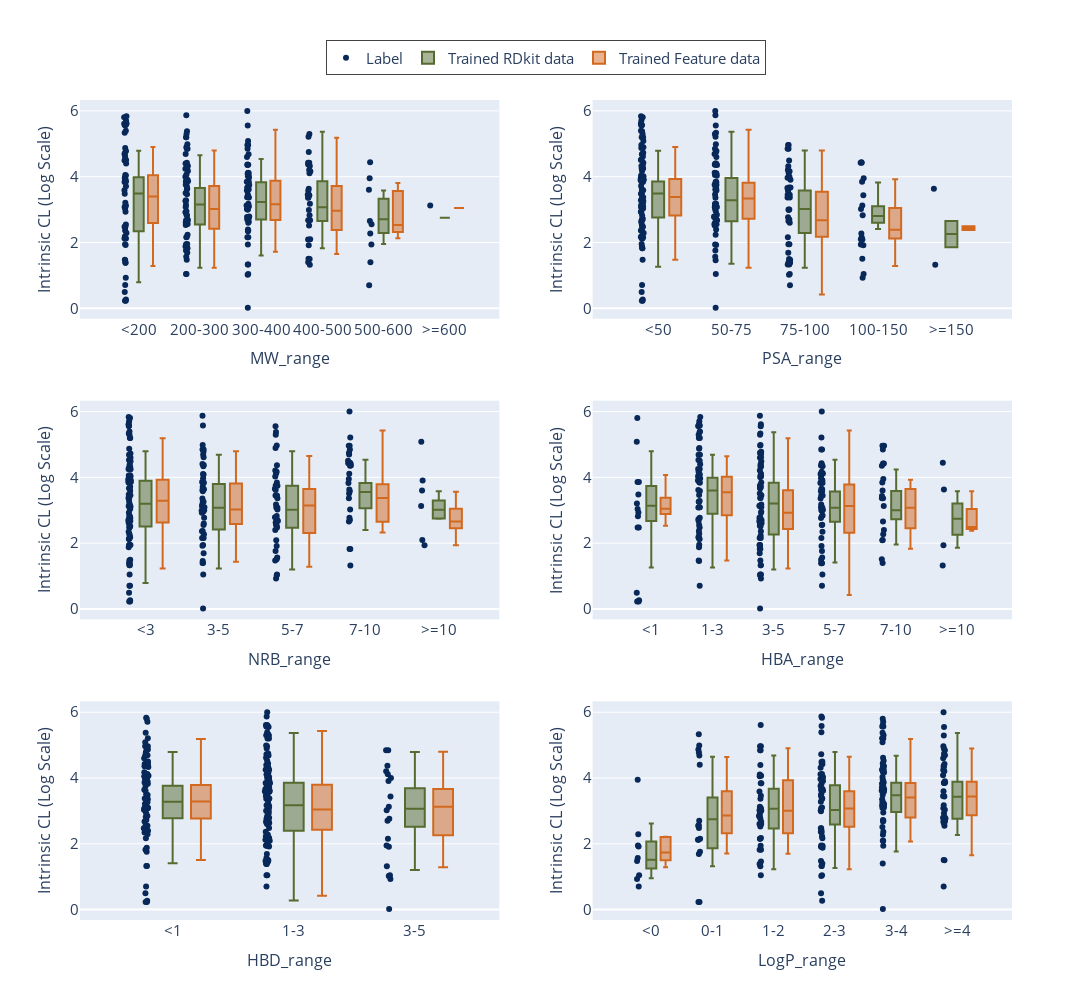

Notebook code for this chart:
### Code cell
import os
import pandas as pd
import numpy as np

import plotly.graph_objects as go
from plotly.subplots import make_subplots


rdkit_result_path = f"./results/1_config_sweep/rdkit_mlp_newdata_nonvivo_sort_seed2334_r2_0.131/results.csv"
feature_result_path = f"./results/1_config_sweep/features_mlp_newdata_nonvivo_sort_seed2334_r2_0.210/results.csv"
## -- predict plot save -- ##
x_axisName = ["MW_range", "PSA_range", "NRB_range", "HBA_range", "HBD_range", "LogP_range"]

MW_label = ["<200", "200-300", "300-400", "400-500", "500-600",">=600"]
PSA_label = ["<50", "50-75", "75-100", "100-150", ">=150"]
NRB_label = ["<3", "3-5", "5-7", "7-10", ">=10"]
HBA_label = ["<1", "1-3", "3-5", "5-7", "7-10", ">=10"]
HBD_label = ["<1", "1-3", "3-5", "5-7", "7-10", ">=10"]
LogP_label = ["<0", "0-1", "1-2", "2-3", "3-4",">=4"]

category_list = [MW_label, PSA_label, NRB_label, HBA_label, HBD_label, LogP_label]

df_rdkit = pd.read_csv(rdkit_result_path)
df_feature = pd.read_csv(feature_result_path)

y_labels, y_rdkit, y_feature = df_rdkit['Clint'], df_rdkit['predict'], df_feature['predict']
fig = make_subplots(rows=3, cols=2)

showlegend=True

for idx, axisName in enumerate(x_axisName):
    x_labels = df_rdkit[axisName]
    row_numb, col_numb = (idx // 2) + 1, (idx % 2) + 1
    
    fig.add_trace(go.Box(x=x_labels, y=y_labels,
                        name="Label",
                        # jitter=0.3,
                        pointpos=0.2,
                        # width=0.3,
                        boxpoints='all', # represent all points
                        marker_color='rgb(7,40,89)',
                        line_color='rgba(0,0,0,0)',
                        fillcolor= 'rgba(0,0,0,0)',
                        legendgroup=f"a",
                        showlegend=showlegend,
                        offsetgroup='a'), row=row_numb, col=col_numb)
    
    fig.add_trace(go.Box(x=x_labels, y=y_rdkit,
                        name="Trained RDkit data",
                        # jitter=0,
                        # pointpos=0,
                        # width=0.3,
                        boxpoints='all', # represent all points
                        marker_color='rgba(0,0,0,0)',
                        line_color='darkolivegreen',
                        legendgroup=f"b",
                        showlegend=showlegend,
                        offsetgroup='b'), row=row_numb, col=col_numb)
    
    fig.add_trace(go.Box(x=x_labels, y=y_feature,
                        name="Trained Feature data",
                        # jitter=0.3,
                        # pointpos=0,
                        # width=0.2,
                        boxpoints='all', # represent all points
                        marker_color='rgba(0,0,0,0)',
                        line_color='chocolate',
                        legendgroup=f"c",
                        showlegend=showlegend,
                        offsetgroup='c'), row=row_numb, col=col_numb)
        
    fig.update_xaxes(title_text=x_axisName[idx], categoryorder='array', categoryarray= category_list[idx], row=row_numb, col=col_numb, 
                     title_font=dict(size=16), 
                     tickfont=dict(size=15))
    
    fig.update_yaxes(title_text='Intrinsic CL (Log Scale)', row=row_numb, col=col_numb, 
                     title_font=dict(size=16), 
                     tickfont=dict(size=15))

    showlegend=False

fig.update_layout(
    height=1000, 
    width=1400,
    boxmode='group',
    legend=dict(orientation='h', yanchor="bottom", y=1.03, xanchor="center", x=0.5, borderwidth=1, font=dict(size=15))
)

# fig.write_image(os.path.join("../", save_path))
# fig.write_image(save_path)
# fig.write_image("Clint_prediction_distribution_feature.pdf", format="pdf")
fig.write_image("Clint_prediction_distribution.pdf", format="pdf")
fig.show()

### Figure 1 — Plotly figure (JSON) as saved in the notebook; plotly's stock layout.template omitted (floating-point values rounded to 4 significant figures; data arrays with more than 128 entries replaced by an {"elided": "..."} marker saying what was removed)
{"data": [{"boxpoints": "all", "fillcolor": "rgba(0,0,0,0)", "legendgroup": "a", "line": {"color": "rgba(0,0,0,0)"}, "marker": {"color": "rgb(7,40,89)"}, "name": "Label", "offsetgroup": "a", "pointpos": 0.2, "showlegend": true, "type": "box", "x": {"elided": "216 str values"}, "xaxis": "x", "y": {"elided": "216 float values"}, "yaxis": "y"}, {"boxpoints": "all", "legendgroup": "b", "line": {"color": "darkolivegreen"}, "marker": {"color": "rgba(0,0,0,0)"}, "name": "Trained RDkit data", "offsetgroup": "b", "showlegend": true, "type": "box", "x": {"elided": "216 str values"}, "xaxis": "x", "y": {"elided": "216 float values"}, "yaxis": "y"}, {"boxpoints": "all", "legendgroup": "c", "line": {"color": "chocolate"}, "marker": {"color": "rgba(0,0,0,0)"}, "name": "Trained Feature data", "offsetgroup": "c", "showlegend": true, "type": "box", "x": {"elided": "216 str values"}, "xaxis": "x", "y": {"elided": "216 float values"}, "yaxis": "y"}, {"boxpoints": "all", "fillcolor": "rgba(0,0,0,0)", "legendgroup": "a", "line": {"color": "rgba(0,0,0,0)"}, "marker": {"color": "rgb(7,40,89)"}, "name": "Label", "offsetgroup": "a", "pointpos": 0.2, "showlegend": false, "type": "box", "x": {"elided": "216 str values"}, "xaxis": "x2", "y": {"elided": "216 float values"}, "yaxis": "y2"}, {"boxpoints": "all", "legendgroup": "b", "line": {"color": "darkolivegreen"}, "marker": {"color": "rgba(0,0,0,0)"}, "name": "Trained RDkit data", "offsetgroup": "b", "showlegend": false, "type": "box", "x": {"elided": "216 str values"}, "xaxis": "x2", "y": {"elided": "216 float values"}, "yaxis": "y2"}, {"boxpoints": "all", "legendgroup": "c", "line": {"color": "chocolate"}, "marker": {"color": "rgba(0,0,0,0)"}, "name": "Trained Feature data", "offsetgroup": "c", "showlegend": false, "type": "box", "x": {"elided": "216 str values"}, "xaxis": "x2", "y": {"elided": "216 float values"}, "yaxis": "y2"}, {"boxpoints": "all", "fillcolor": "rgba(0,0,0,0)", "legendgroup": "a", "line": {"color": "rgba(0,0,0,0)"}, "marker": {"color": "rgb(7,40,89)"}, "name": "Label", "offsetgroup": "a", "pointpos": 0.2, "showlegend": false, "type": "box", "x": {"elided": "216 str values"}, "xaxis": "x3", "y": {"elided": "216 float values"}, "yaxis": "y3"}, {"boxpoints": "all", "legendgroup": "b", "line": {"color": "darkolivegreen"}, "marker": {"color": "rgba(0,0,0,0)"}, "name": "Trained RDkit data", "offsetgroup": "b", "showlegend": false, "type": "box", "x": {"elided": "216 str values"}, "xaxis": "x3", "y": {"elided": "216 float values"}, "yaxis": "y3"}, {"boxpoints": "all", "legendgroup": "c", "line": {"color": "chocolate"}, "marker": {"color": "rgba(0,0,0,0)"}, "name": "Trained Feature data", "offsetgroup": "c", "showlegend": false, "type": "box", "x": {"elided": "216 str values"}, "xaxis": "x3", "y": {"elided": "216 float values"}, "yaxis": "y3"}, {"boxpoints": "all", "fillcolor": "rgba(0,0,0,0)", "legendgroup": "a", "line": {"color": "rgba(0,0,0,0)"}, "marker": {"color": "rgb(7,40,89)"}, "name": "Label", "offsetgroup": "a", "pointpos": 0.2, "showlegend": false, "type": "box", "x": {"elided": "216 str values"}, "xaxis": "x4", "y": {"elided": "216 float values"}, "yaxis": "y4"}, {"boxpoints": "all", "legendgroup": "b", "line": {"color": "darkolivegreen"}, "marker": {"color": "rgba(0,0,0,0)"}, "name": "Trained RDkit data", "offsetgroup": "b", "showlegend": false, "type": "box", "x": {"elided": "216 str values"}, "xaxis": "x4", "y": {"elided": "216 float values"}, "yaxis": "y4"}, {"boxpoints": "all", "legendgroup": "c", "line": {"color": "chocolate"}, "marker": {"color": "rgba(0,0,0,0)"}, "name": "Trained Feature data", "offsetgroup": "c", "showlegend": false, "type": "box", "x": {"elided": "216 str values"}, "xaxis": "x4", "y": {"elided": "216 float values"}, "yaxis": "y4"}, {"boxpoints": "all", "fillcolor": "rgba(0,0,0,0)", "legendgroup": "a", "line": {"color": "rgba(0,0,0,0)"}, "marker": {"color": "rgb(7,40,89)"}, "name": "Label", "offsetgroup": "a", "pointpos": 0.2, "showlegend": false, "type": "box", "x": {"elided": "216 str values"}, "xaxis": "x5", "y": {"elided": "216 float values"}, "yaxis": "y5"}, {"boxpoints": "all", "legendgroup": "b", "line": {"color": "darkolivegreen"}, "marker": {"color": "rgba(0,0,0,0)"}, "name": "Trained RDkit data", "offsetgroup": "b", "showlegend": false, "type": "box", "x": {"elided": "216 str values"}, "xaxis": "x5", "y": {"elided": "216 float values"}, "yaxis": "y5"}, {"boxpoints": "all", "legendgroup": "c", "line": {"color": "chocolate"}, "marker": {"color": "rgba(0,0,0,0)"}, "name": "Trained Feature data", "offsetgroup": "c", "showlegend": false, "type": "box", "x": {"elided": "216 str values"}, "xaxis": "x5", "y": {"elided": "216 float values"}, "yaxis": "y5"}, {"boxpoints": "all", "fillcolor": "rgba(0,0,0,0)", "legendgroup": "a", "line": {"color": "rgba(0,0,0,0)"}, "marker": {"color": "rgb(7,40,89)"}, "name": "Label", "offsetgroup": "a", "pointpos": 0.2, "showlegend": false, "type": "box", "x": {"elided": "216 str values"}, "xaxis": "x6", "y": {"elided": "216 float values"}, "yaxis": "y6"}, {"boxpoints": "all", "legendgroup": "b", "line": {"color": "darkolivegreen"}, "marker": {"color": "rgba(0,0,0,0)"}, "name": "Trained RDkit data", "offsetgroup": "b", "showlegend": false, "type": "box", "x": {"elided": "216 str values"}, "xaxis": "x6", "y": {"elided": "216 float values"}, "yaxis": "y6"}, {"boxpoints": "all", "legendgroup": "c", "line": {"color": "chocolate"}, "marker": {"color": "rgba(0,0,0,0)"}, "name": "Trained Feature data", "offsetgroup": "c", "showlegend": false, "type": "box", "x": {"elided": "216 str values"}, "xaxis": "x6", "y": {"elided": "216 float values"}, "yaxis": "y6"}], "layout": {"boxmode": "group", "height": 1000, "legend": {"borderwidth": 1, "font": {"size": 15}, "orientation": "h", "x": 0.5, "xanchor": "center", "y": 1.03, "yanchor": "bottom"}, "width": 1400, "xaxis": {"anchor": "y", "categoryarray": ["<200", "200-300", "300-400", "400-500", "500-600", ">=600"], "categoryorder": "array", "domain": [0, 0.45], "tickfont": {"size": 15}, "title": {"font": {"size": 16}, "text": "MW_range"}}, "xaxis2": {"anchor": "y2", "categoryarray": ["<50", "50-75", "75-100", "100-150", ">=150"], "categoryorder": "array", "domain": [0.55, 1], "tickfont": {"size": 15}, "title": {"font": {"size": 16}, "text": "PSA_range"}}, "xaxis3": {"anchor": "y3", "categoryarray": ["<3", "3-5", "5-7", "7-10", ">=10"], "categoryorder": "array", "domain": [0, 0.45], "tickfont": {"size": 15}, "title": {"font": {"size": 16}, "text": "NRB_range"}}, "xaxis4": {"anchor": "y4", "categoryarray": ["<1", "1-3", "3-5", "5-7", "7-10", ">=10"], "categoryorder": "array", "domain": [0.55, 1], "tickfont": {"size": 15}, "title": {"font": {"size": 16}, "text": "HBA_range"}}, "xaxis5": {"anchor": "y5", "categoryarray": ["<1", "1-3", "3-5", "5-7", "7-10", ">=10"], "categoryorder": "array", "domain": [0, 0.45], "tickfont": {"size": 15}, "title": {"font": {"size": 16}, "text": "HBD_range"}}, "xaxis6": {"anchor": "y6", "categoryarray": ["<0", "0-1", "1-2", "2-3", "3-4", ">=4"], "categoryorder": "array", "domain": [0.55, 1], "tickfont": {"size": 15}, "title": {"font": {"size": 16}, "text": "LogP_range"}}, "yaxis": {"anchor": "x", "domain": [0.7333, 1], "tickfont": {"size": 15}, "title": {"font": {"size": 16}, "text": "Intrinsic CL (Log Scale)"}}, "yaxis2": {"anchor": "x2", "domain": [0.7333, 1], "tickfont": {"size": 15}, "title": {"font": {"size": 16}, "text": "Intrinsic CL (Log Scale)"}}, "yaxis3": {"anchor": "x3", "domain": [0.3667, 0.6333], "tickfont": {"size": 15}, "title": {"font": {"size": 16}, "text": "Intrinsic CL (Log Scale)"}}, "yaxis4": {"anchor": "x4", "domain": [0.3667, 0.6333], "tickfont": {"size": 15}, "title": {"font": {"size": 16}, "text": "Intrinsic CL (Log Scale)"}}, "yaxis5": {"anchor": "x5", "domain": [0, 0.2667], "tickfont": {"size": 15}, "title": {"font": {"size": 16}, "text": "Intrinsic CL (Log Scale)"}}, "yaxis6": {"anchor": "x6", "domain": [0, 0.2667], "tickfont": {"size": 15}, "title": {"font": {"size": 16}, "text": "Intrinsic CL (Log Scale)"}}}}
